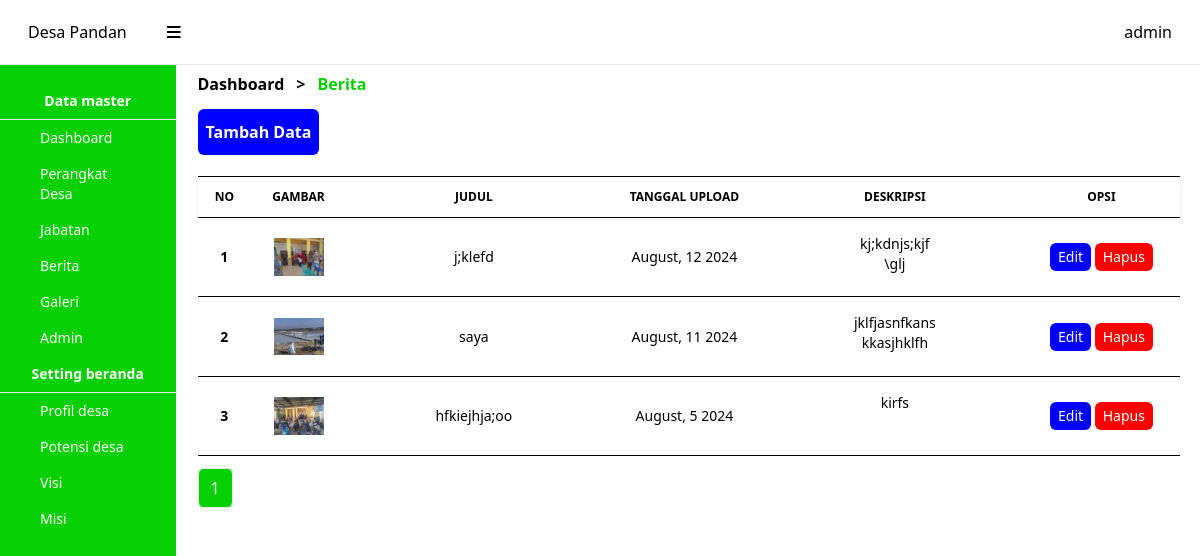
Screenshot of /admin-desa/berita.php (signed in) with the database file from the repository.
### tables this page shows
CREATE TABLE `berita` (
  `id` int(11) NOT NULL,
  `judul` varchar(100) NOT NULL,
  `tanggal` varchar(100) NOT NULL,
  `deskripsi` text NOT NULL,
  `gambar` text NOT NULL
);

### admin-desa/function.php (called while the page is built, shortened)
<?php
$conn = mysqli_connect('localhost', 'root', '', 'web_desa');
function jabatan ($query) {
    global $conn;
    $stmt = mysqli_prepare($conn, $query);
    mysqli_stmt_execute($stmt);
    $result = mysqli_stmt_get_result($stmt);
    $rows = [];
    while($row = mysqli_fetch_assoc($result)) {
        $rows[] = $row;
    }
    return $rows;
}
?>

### admin-desa/berita.php (the view, shortened to what this page needs)
<?php
require 'function.php';
$jumDataHalaman = 4;
$jumData = count(jabatan("SELECT * FROM berita"));
$jumHalaman = ceil($jumData / $jumDataHalaman);
$actived = (isset($_GET['page'])) ? $_GET['page'] : 1;
$dataAwal = ($jumDataHalaman * $actived) - $jumDataHalaman;
$berita = jabatan("SELECT * FROM berita ORDER BY id DESC LIMIT $dataAwal, $jumDataHalaman");
?>
<!doctype html>
<html>
<head>
  <link rel="stylesheet" href="https://cdnjs.cloudflare.com/ajax/libs/font-awesome/6.5.2/css/all.min.css" />
  <link rel="stylesheet" href="../style.css">
  <link rel="stylesheet" href="./admin.css">
  <link rel="stylesheet" href="./jabatan.css">
</head>
<body>
<?php
    include '../header.php'
?>
<div class="flex">
    <?php
        include '../sidebar.php'
    ?>
    <div class="w-full pt-16" id="margin-toggle">
        <div class="px-5 py-2">
            <div class="font-bold py-3 flex gap-3 mb-3">
                <a href="/web-desa/admin-desa/dashboard.php">Dashboard</a>
                <p>></p>
                <h1 class="text-[#06D001]">Berita</h1>
            </div>
            <div class="margin-top">
                <a href="/web-desa/admin-desa/berita/post-berita.php" class="px-4 py-2 bg-blue-500 font-semibold text-white rounded-md" id="tambah">Tambah Data</a>
                <table class="text-sm text-left w-full mb-5">
                    <thead class="text-xs uppercase bg-white text-center shadow-md">
                        <tr class="border-b border-t border-black">
                            <th scope="col" class="px-3 py-3 text-left">
                                No
                            </th>
                            <th scope="col" class="px-3 py-3">
                                Gambar
                            </th>
                            <th scope="col" class="px-3 py-3 w-64 text-center">
                                Judul
                            </th>
                            <th scope="col" class="px-3 py-3">
                                Tanggal upload
                            </th>
                            <th scope="col" class="px-3 py-3 w-64 text-center">
                                Deskripsi
                            </th>
                            <th scope="col" class="px-3 py-3">
                                Opsi
                            </th>
                        </tr>
                    </thead>
                    <tbody class="text-center">
                    <?php $i = 1 ?>
                    <?php foreach( $berita as $b ) : ?>
                    <tr class="bg-white border-b border-black">
                        <th scope="row" class="px-3 py-4 text-left">
                            <?= $i; ?>
                        </th>
                        <td class="px-3 py-4">
                            <img src="img/<?= $b['gambar']; ?>" alt="" width="50" class="mx-auto">
                        </td>
                        <td class="px-3 py-4 w-64 text-center">
                            <?= $b['judul']; ?>
                        </td>
                        <td class="px-3 py-4">
                            <?= $b['tanggal']; ?>
                        </td>
                        <td class="px-3 py-4 w-64 text-center" id="text">
                            <?= nl2br($b['deskripsi']); ?>
                        </td>
                        <td class="px-3 py-4 text-white">
                           <button class="px-2 py-1 rounded-md" id="blue"><a href="berita/edit-berita.php?id=<?= $b['id']; ?>">Edit</a></button>
                           <button class="px-2 py-1 rounded-md" id="red"><a href="berita/hapus-berita.php?id=<?= $b['id']; ?>" onclick="return confirm('Apakah anda akan mengapus data tersebut?');">Hapus</a></button>
                        </td>
                    </tr>
                    <?php $i++; ?>
                    <?php endforeach; ?>
                    </tbody>
                </table>
                <?php for($i = 1; $i <= $jumHalaman; $i++) : ?>
                    <?php if($i == $actived) : ?>
                        <a href="?page=<?= $i; ?>" class="border text-white px-3 py-2 bg-[#06D001] rounded-md"><?= $i; ?></a>
                    <?php else :  ?>
                        <a href="?page=<?= $i; ?>" class="border px-3 py-2 rounded-md"><?= $i; ?></a>
                    <?php endif; ?>
                <?php endfor; ?>
            </div>
        </div>
    </div>
</div>
</body>
</html>

### style.css (style rules this page uses)
html, :host { line-height: 1.5; -webkit-text-size-adjust: 100%; -moz-tab-size: 4; -o-tab-size: 4; tab-size: 4; font-family: ui-sans-serif, system-ui, sans-serif, "Apple Color Emoji", "Segoe UI Emoji", "Segoe UI Symbol", "Noto Color Emoji"; font-feature-settings: normal; font-variation-settings: normal; -webkit-tap-highlight-color: transparent; }
body { margin: 0; line-height: inherit; }
h1, h2, h3, h4, h5, h6 { font-size: inherit; font-weight: inherit; }
a { color: inherit; text-decoration: inherit; }
table { text-indent: 0; border-color: inherit; border-collapse: collapse; }
button, input, optgroup, select, textarea { font-family: inherit; font-feature-settings: inherit; font-variation-settings: inherit; font-size: 100%; font-weight: inherit; line-height: inherit; letter-spacing: inherit; color: inherit; margin: 0; padding: 0; }
button, select { text-transform: none; }
button, input:where([type='button']), input:where([type='reset']), input:where([type='submit']) { -webkit-appearance: button; background-color: transparent; background-image: none; }
blockquote, dl, dd, h1, h2, h3, h4, h5, h6, hr, figure, p, pre { margin: 0; }
button, [role="button"] { cursor: pointer; }
img, svg, video, canvas, audio, iframe, embed, object { display: block; vertical-align: middle; }
img, video { max-width: 100%; height: auto; }
.mx-auto { margin-left: auto; margin-right: auto; }
.mb-5 { margin-bottom: 1.25rem; }
.flex { display: flex; }
.w-full { width: 100%; }
.w-64 { width: 16rem; }
.gap-3 { gap: 0.75rem; }
.rounded-md { border-radius: 0.375rem; }
.border { border-width: 1px; }
.border-b { border-bottom-width: 1px; }
.border-t { border-top-width: 1px; }
.border-black { --tw-border-opacity: 1; border-color: rgb(0 0 0 / var(--tw-border-opacity)); }
.bg-\[\#06D001\] { --tw-bg-opacity: 1; background-color: rgb(6 208 1 / var(--tw-bg-opacity)); }
.bg-white { --tw-bg-opacity: 1; background-color: rgb(255 255 255 / var(--tw-bg-opacity)); }
.px-2 { padding-left: 0.5rem; padding-right: 0.5rem; }
.px-3 { padding-left: 0.75rem; padding-right: 0.75rem; }
.px-5 { padding-left: 1.25rem; padding-right: 1.25rem; }
.py-1 { padding-top: 0.25rem; padding-bottom: 0.25rem; }
.py-2 { padding-top: 0.5rem; padding-bottom: 0.5rem; }
.pt-16 { padding-top: 4rem; }
.text-center { text-align: center; }
.text-sm { font-size: 0.875rem; line-height: 1.25rem; }
.text-xs { font-size: 0.75rem; line-height: 1rem; }
.font-bold { font-weight: 700; }
.font-semibold { font-weight: 600; }
.uppercase { text-transform: uppercase; }
.text-\[\#06D001\] { --tw-text-opacity: 1; color: rgb(6 208 1 / var(--tw-text-opacity)); }
.text-white { --tw-text-opacity: 1; color: rgb(255 255 255 / var(--tw-text-opacity)); }
.shadow-md { --tw-shadow: 0 4px 6px -1px rgb(0 0 0 / 0.1), 0 2px 4px -2px rgb(0 0 0 / 0.1); --tw-shadow-colored: 0 4px 6px -1px var(--tw-shadow-color), 0 2px 4px -2px var(--tw-shadow-color); box-shadow: var(--tw-ring-offset-shadow, 0 0 #0000), var(--tw-ring-shadow, 0 0 #0000), var(--tw-shadow); }

### admin-desa/jabatan.css (style rules this page uses)
#margin-toggle #tambah { background-color: blue; padding: 0.75rem 0.5rem; }
#margin-toggle .margin-top { margin-top: 1.5rem; }
table tbody td { padding: 1rem 0; }
table thead th { padding: 0.75rem 0.75rem; }
#blue { background-color: blue; padding: 0.25rem 0.5rem; }
#red { background-color: red; }

### admin-desa/berita.php (style rules this page uses)
#text { display: -webkit-box; -webkit-line-clamp: 3; -webkit-box-orient: vertical; height: 4.9rem; overflow: hidden; }

### rows the page displays
berita: gambar (picture), judul "j;klefd", tanggal "August, 12 2024", deskripsi "kj;kdnjs;kjf \\glj"
berita: gambar (picture), judul "saya", tanggal "August, 11 2024", deskripsi "jklfjasnfkans kkasjhklfh"
berita: gambar (picture), judul "hfkiejhja;oo", tanggal "August, 5 2024", deskripsi "kirfs"

### other values shown
$_SESSION['username'] "admin"
